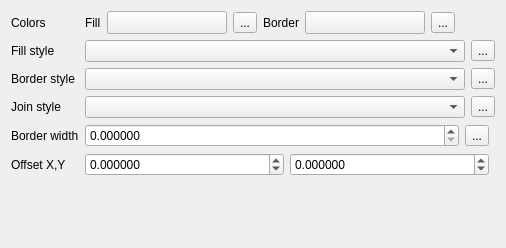
<?xml version="1.0" encoding="UTF-8"?>
<ui version="4.0">
 <class>WidgetSimpleFill</class>
 <widget class="QWidget" name="WidgetSimpleFill">
  <property name="geometry">
   <rect>
    <x>0</x>
    <y>0</y>
    <width>506</width>
    <height>248</height>
   </rect>
  </property>
  <property name="windowTitle">
   <string>Form</string>
  </property>
  <layout class="QGridLayout" name="gridLayout">
   <item row="6" column="1">
    <layout class="QHBoxLayout" name="horizontalLayout_6">
     <item>
      <widget class="QgsPenJoinStyleComboBox" name="cboJoinStyle"/>
     </item>
     <item>
      <widget class="QgsDataDefinedButton" name="mJoinStyleDDBtn">
       <property name="text">
        <string>...</string>
       </property>
      </widget>
     </item>
    </layout>
   </item>
   <item row="7" column="0">
    <widget class="QLabel" name="label_5">
     <property name="text">
      <string>Border width</string>
     </property>
     <property name="alignment">
      <set>Qt::AlignLeading|Qt::AlignLeft|Qt::AlignVCenter</set>
     </property>
    </widget>
   </item>
   <item row="6" column="0">
    <widget class="QLabel" name="label_8">
     <property name="text">
      <string>Join style</string>
     </property>
     <property name="alignment">
      <set>Qt::AlignLeading|Qt::AlignLeft|Qt::AlignVCenter</set>
     </property>
    </widget>
   </item>
   <item row="10" column="0">
    <spacer name="verticalSpacer">
     <property name="orientation">
      <enum>Qt::Vertical</enum>
     </property>
     <property name="sizeHint" stdset="0">
      <size>
       <width>20</width>
       <height>40</height>
      </size>
     </property>
    </spacer>
   </item>
   <item row="0" column="1">
    <layout class="QHBoxLayout" name="horizontalLayout_2">
     <property name="spacing">
      <number>6</number>
     </property>
     <item>
      <widget class="QLabel" name="label_7">
       <property name="sizePolicy">
        <sizepolicy hsizetype="Maximum" vsizetype="Preferred">
         <horstretch>0</horstretch>
         <verstretch>0</verstretch>
        </sizepolicy>
       </property>
       <property name="text">
        <string>Fill</string>
       </property>
       <property name="alignment">
        <set>Qt::AlignLeading|Qt::AlignLeft|Qt::AlignVCenter</set>
       </property>
      </widget>
     </item>
     <item>
      <widget class="QgsColorButtonV2" name="btnChangeColor">
       <property name="minimumSize">
        <size>
         <width>120</width>
         <height>0</height>
        </size>
       </property>
       <property name="maximumSize">
        <size>
         <width>120</width>
         <height>16777215</height>
        </size>
       </property>
       <property name="text">
        <string/>
       </property>
      </widget>
     </item>
     <item>
      <widget class="QgsDataDefinedButton" name="mFillColorDDBtn">
       <property name="text">
        <string>...</string>
       </property>
      </widget>
     </item>
     <item>
      <widget class="QLabel" name="label_3">
       <property name="sizePolicy">
        <sizepolicy hsizetype="Maximum" vsizetype="Preferred">
         <horstretch>0</horstretch>
         <verstretch>0</verstretch>
        </sizepolicy>
       </property>
       <property name="text">
        <string>Border</string>
       </property>
       <property name="alignment">
        <set>Qt::AlignLeading|Qt::AlignLeft|Qt::AlignVCenter</set>
       </property>
      </widget>
     </item>
     <item>
      <widget class="QgsColorButtonV2" name="btnChangeBorderColor">
       <property name="minimumSize">
        <size>
         <width>120</width>
         <height>0</height>
        </size>
       </property>
       <property name="maximumSize">
        <size>
         <width>120</width>
         <height>16777215</height>
        </size>
       </property>
       <property name="text">
        <string/>
       </property>
      </widget>
     </item>
     <item>
      <widget class="QgsDataDefinedButton" name="mBorderColorDDBtn">
       <property name="text">
        <string>...</string>
       </property>
      </widget>
     </item>
     <item>
      <spacer name="horizontalSpacer">
       <property name="orientation">
        <enum>Qt::Horizontal</enum>
       </property>
       <property name="sizeHint" stdset="0">
        <size>
         <width>40</width>
         <height>20</height>
        </size>
       </property>
      </spacer>
     </item>
    </layout>
   </item>
   <item row="0" column="0">
    <widget class="QLabel" name="label">
     <property name="text">
      <string>Colors</string>
     </property>
     <property name="alignment">
      <set>Qt::AlignLeading|Qt::AlignLeft|Qt::AlignVCenter</set>
     </property>
    </widget>
   </item>
   <item row="8" column="0">
    <widget class="QLabel" name="label_6">
     <property name="text">
      <string>Offset X,Y</string>
     </property>
     <property name="alignment">
      <set>Qt::AlignLeading|Qt::AlignLeft|Qt::AlignVCenter</set>
     </property>
    </widget>
   </item>
   <item row="3" column="1">
    <layout class="QHBoxLayout" name="horizontalLayout_4">
     <item>
      <widget class="QgsBrushStyleComboBox" name="cboFillStyle"/>
     </item>
     <item>
      <widget class="QgsDataDefinedButton" name="mFillStyleDDBtn">
       <property name="text">
        <string>...</string>
       </property>
      </widget>
     </item>
    </layout>
   </item>
   <item row="3" column="0">
    <widget class="QLabel" name="label_2">
     <property name="text">
      <string>Fill style</string>
     </property>
     <property name="alignment">
      <set>Qt::AlignLeading|Qt::AlignLeft|Qt::AlignVCenter</set>
     </property>
    </widget>
   </item>
   <item row="7" column="1">
    <layout class="QHBoxLayout" name="horizontalLayout_3">
     <item>
      <widget class="QgsDoubleSpinBox" name="spinBorderWidth">
       <property name="sizePolicy">
        <sizepolicy hsizetype="Minimum" vsizetype="Fixed">
         <horstretch>1</horstretch>
         <verstretch>0</verstretch>
        </sizepolicy>
       </property>
       <property name="decimals">
        <number>6</number>
       </property>
       <property name="maximum">
        <double>100000.000000000000000</double>
       </property>
       <property name="singleStep">
        <double>0.200000000000000</double>
       </property>
       <property name="showClearButton" stdset="0">
        <bool>false</bool>
       </property>
      </widget>
     </item>
     <item>
      <widget class="QgsDataDefinedButton" name="mBorderWidthDDBtn">
       <property name="text">
        <string>...</string>
       </property>
      </widget>
     </item>
     <item>
      <widget class="QgsUnitSelectionWidget" name="mBorderWidthUnitWidget" native="true">
       <property name="minimumSize">
        <size>
         <width>0</width>
         <height>0</height>
        </size>
       </property>
       <property name="focusPolicy">
        <enum>Qt::StrongFocus</enum>
       </property>
      </widget>
     </item>
    </layout>
   </item>
   <item row="8" column="1">
    <layout class="QHBoxLayout" name="horizontalLayout">
     <item>
      <widget class="QgsDoubleSpinBox" name="spinOffsetX">
       <property name="sizePolicy">
        <sizepolicy hsizetype="Minimum" vsizetype="Fixed">
         <horstretch>1</horstretch>
         <verstretch>0</verstretch>
        </sizepolicy>
       </property>
       <property name="decimals">
        <number>6</number>
       </property>
       <property name="minimum">
        <double>-999.000000000000000</double>
       </property>
       <property name="maximum">
        <double>999.000000000000000</double>
       </property>
       <property name="singleStep">
        <double>0.200000000000000</double>
       </property>
      </widget>
     </item>
     <item>
      <widget class="QgsDoubleSpinBox" name="spinOffsetY">
       <property name="sizePolicy">
        <sizepolicy hsizetype="Minimum" vsizetype="Fixed">
         <horstretch>1</horstretch>
         <verstretch>0</verstretch>
        </sizepolicy>
       </property>
       <property name="decimals">
        <number>6</number>
       </property>
       <property name="minimum">
        <double>-999.000000000000000</double>
       </property>
       <property name="maximum">
        <double>999.000000000000000</double>
       </property>
       <property name="singleStep">
        <double>0.200000000000000</double>
       </property>
      </widget>
     </item>
     <item>
      <widget class="QgsUnitSelectionWidget" name="mOffsetUnitWidget" native="true">
       <property name="focusPolicy">
        <enum>Qt::StrongFocus</enum>
       </property>
      </widget>
     </item>
    </layout>
   </item>
   <item row="4" column="1">
    <layout class="QHBoxLayout" name="horizontalLayout_5">
     <item>
      <widget class="QgsPenStyleComboBox" name="cboBorderStyle"/>
     </item>
     <item>
      <widget class="QgsDataDefinedButton" name="mBorderStyleDDBtn">
       <property name="text">
        <string>...</string>
       </property>
      </widget>
     </item>
    </layout>
   </item>
   <item row="4" column="0">
    <widget class="QLabel" name="label_4">
     <property name="text">
      <string>Border style</string>
     </property>
     <property name="alignment">
      <set>Qt::AlignLeading|Qt::AlignLeft|Qt::AlignVCenter</set>
     </property>
    </widget>
   </item>
  </layout>
 </widget>
 <customwidgets>
  <customwidget>
   <class>QgsColorButtonV2</class>
   <extends>QToolButton</extends>
   <header>qgscolorbuttonv2.h</header>
   <container>1</container>
  </customwidget>
  <customwidget>
   <class>QgsDoubleSpinBox</class>
   <extends>QDoubleSpinBox</extends>
   <header>qgsdoublespinbox.h</header>
  </customwidget>
  <customwidget>
   <class>QgsUnitSelectionWidget</class>
   <extends>QWidget</extends>
   <header>qgsunitselectionwidget.h</header>
   <container>1</container>
  </customwidget>
  <customwidget>
   <class>QgsPenStyleComboBox</class>
   <extends>QComboBox</extends>
   <header>qgspenstylecombobox.h</header>
  </customwidget>
  <customwidget>
   <class>QgsDataDefinedButton</class>
   <extends>QToolButton</extends>
   <header>qgsdatadefinedbutton.h</header>
  </customwidget>
  <customwidget>
   <class>QgsPenJoinStyleComboBox</class>
   <extends>QComboBox</extends>
   <header>qgspenstylecombobox.h</header>
  </customwidget>
  <customwidget>
   <class>QgsBrushStyleComboBox</class>
   <extends>QComboBox</extends>
   <header>qgsbrushstylecombobox.h</header>
  </customwidget>
 </customwidgets>
 <tabstops>
  <tabstop>btnChangeColor</tabstop>
  <tabstop>mFillColorDDBtn</tabstop>
  <tabstop>btnChangeBorderColor</tabstop>
  <tabstop>mBorderColorDDBtn</tabstop>
  <tabstop>cboFillStyle</tabstop>
  <tabstop>mFillStyleDDBtn</tabstop>
  <tabstop>cboBorderStyle</tabstop>
  <tabstop>mBorderStyleDDBtn</tabstop>
  <tabstop>cboJoinStyle</tabstop>
  <tabstop>mJoinStyleDDBtn</tabstop>
  <tabstop>spinBorderWidth</tabstop>
  <tabstop>mBorderWidthDDBtn</tabstop>
  <tabstop>mBorderWidthUnitWidget</tabstop>
  <tabstop>spinOffsetX</tabstop>
  <tabstop>spinOffsetY</tabstop>
  <tabstop>mOffsetUnitWidget</tabstop>
 </tabstops>
 <resources/>
 <connections/>
</ui>
